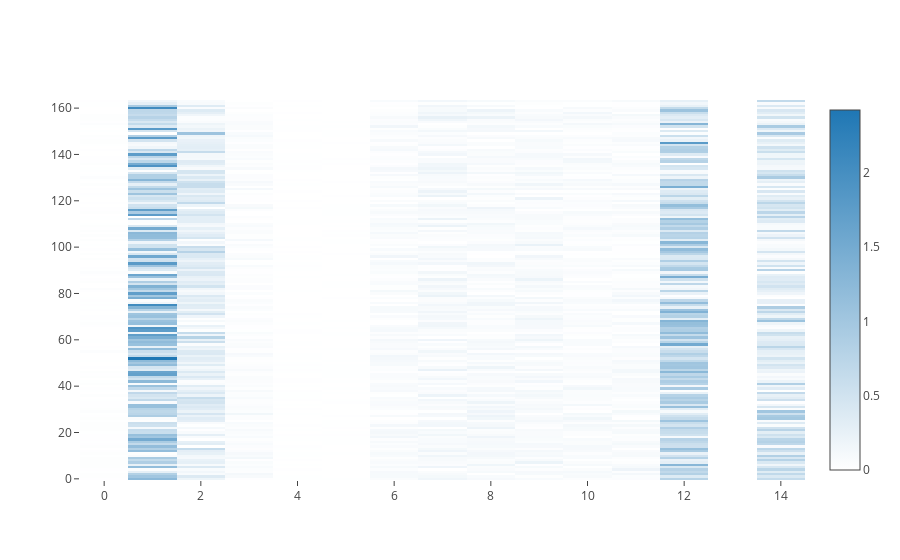

Source (notebook cell):
### Code cell
trace = go.Heatmap(z=q_u_DF.iloc[:,1:].values,
                   x=q_u_DF.columns[1:].values,
                   y=q_u_DF.index.values,
                   colorscale=[[0.0, 'rgb(255,255,255)'], [1.0, 'rgb(31, 119, 180)']])

data=[trace]
iplot(data, filename='labelled-heatmap')

### Figure 1 — Plotly figure (JSON) as saved in the notebook; plotly's stock layout.template omitted (floating-point values rounded to 4 significant figures; data arrays with more than 128 entries replaced by an {"elided": "..."} marker saying what was removed)
{"data": [{"colorscale": [[0, "rgb(255,255,255)"], [1, "rgb(31, 119, 180)"]], "type": "heatmap", "uid": "c1fb4845-45c1-4837-85fd-6f519449ee6f", "x": ["0", "1", "2", "3", "4", "5", "6", "7", "8", "9", "10", "11", "12", "13", "14"], "y": {"elided": "164 int values"}, "z": {"elided": "164x15 float values"}}], "layout": {}}
